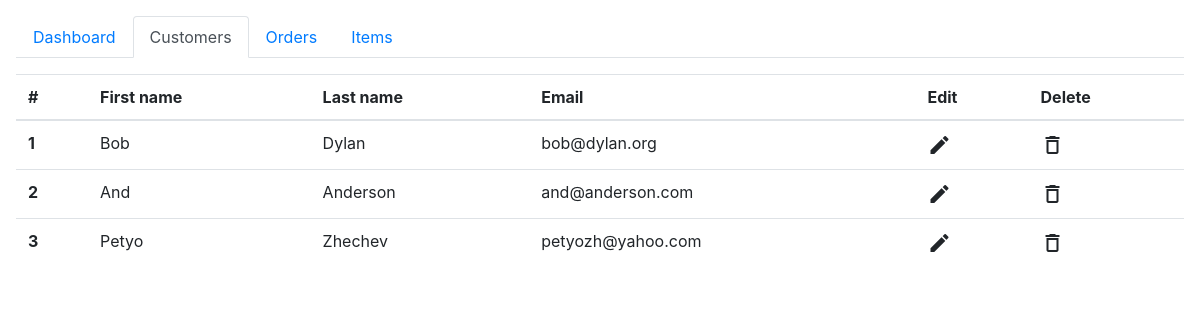
The page /customers on the database as committed earlier.
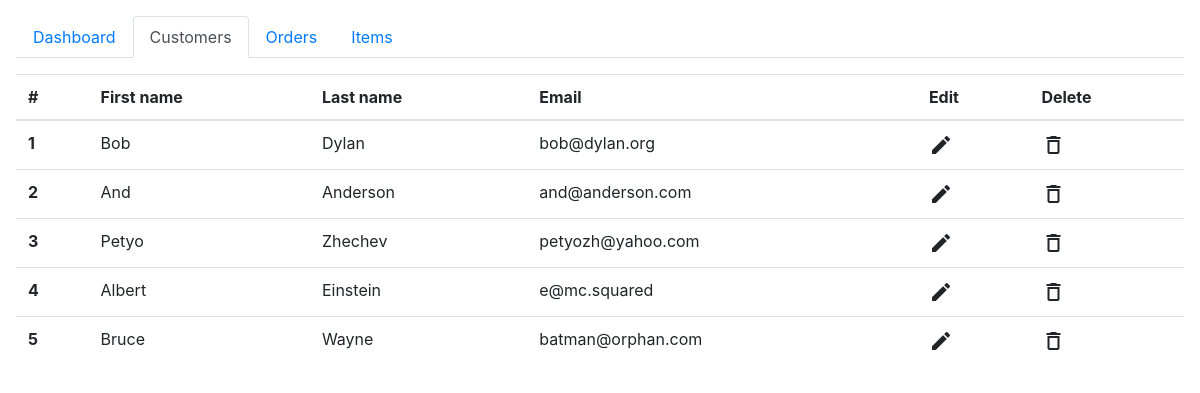
The same page on the database as committed later.
### tables this page shows
CREATE TABLE `customers` (
  `id` int(11) NOT NULL,
  `first_name` varchar(255) NOT NULL,
  `last_name` varchar(255) NOT NULL,
  `email` varchar(255) NOT NULL
);

### app/core/Controller.php (called while the page is built, shortened)
<?php
class Controller
{
    public function view($view, $data = [])
    {
        require_once 'app/views/'.$view.'.php';
    }
}

### app/controllers/Customers.php (called while the page is built, shortened)
<?php
class Customers extends Controller
{
    public function Index()
    {
        $this->view('customers/index');
    }
}

### app/core/App.php (called while the page is built, shortened)
<?php
class App
{
    protected $method = 'index';
    public function __construct()
    {
        $url = $this->parseUrl();
        if(file_exists('app/controllers/'.$url[0].'.php'))
        {
            unset($url[0]);
        }
        $this->controller = new $fullyQualifiedController;
        $this->params = $url ? array_values($url) : [];
        call_user_func_array([$this->controller, $this->method], $this->params);
    }
    public function parseUrl()
    {
        $url = trim($_SERVER['REQUEST_URI'], '/');
        $url = filter_var($url, FILTER_SANITIZE_URL);
        return explode('/', $url);
    }
}

### index.php (called while the page is built, shortened)
<?php
$app = new App();

### app/core/DBController.php (called while the page is built, shortened)
<?php
class DBController
{
    private $host = "localhost";
    private $user = "root";
    private $password = "";
    private $database = "salesdashboard";
    private $conn;
    function __construct()
    {
        $this->conn = $this->connectDB();
    }
    function connectDB()
    {
        $conn = mysqli_connect($this->host, $this->user, $this->password, $this->database);
        return $conn;
    }
    function runBaseQuery($query) {
        $resultset = array();
        $result = $this->conn->query($query);
        if ($result->num_rows > 0) {
            while($row = $result->fetch_assoc()) {
                $resultset[] = $row;
            }
        }
        return $resultset;
    }
}

### app/models/Customer.php (called while the page is built, shortened)
<?php
require_once("app/core/DBController.php");
class Customer
{
    public static function get_all(){
        $query = "SELECT * FROM customers";
        $db_handle = new DBController();
        return $db_handle->runBaseQuery($query);
    }
}

### app/views/customers/index.php (the view)
<?php
include('default_layout.php');
$customers = \SalesDashboard\Models\Customer::get_all();
?>
<table class="table table-hover">
    <thead>
    <tr>
        <th scope="col">#</th>
        <th scope="col">First name</th>
        <th scope="col">Last name</th>
        <th scope="col">Email</th>
        <th>Edit</th>
        <th>Delete</th>
    </tr>
    </thead>
    <tbody><?php
    foreach ($customers as $k => $v) { ?>
        <tr>
            <th scope="row"><?php echo $customers[$k]["id"] ?></th>
            <td><?php echo $customers[$k]["first_name"]; ?></td>
            <td><?php echo $customers[$k]["last_name"]; ?></td>
            <td><?php echo $customers[$k]["email"]; ?></td>
            <td><span class="material-icons">edit</span></td>
            <td><span class="material-icons">delete_outline</span></td>
        </tr>
    <?php } ?>
    </tbody>
</table>

Rows that differ between the two databases and show on the page:
added customers: id "4", first_name "Albert", last_name "Einstein", email "e@mc.squared"
added customers: id "5", first_name "Bruce", last_name "Wayne", email "batman@orphan.com"
